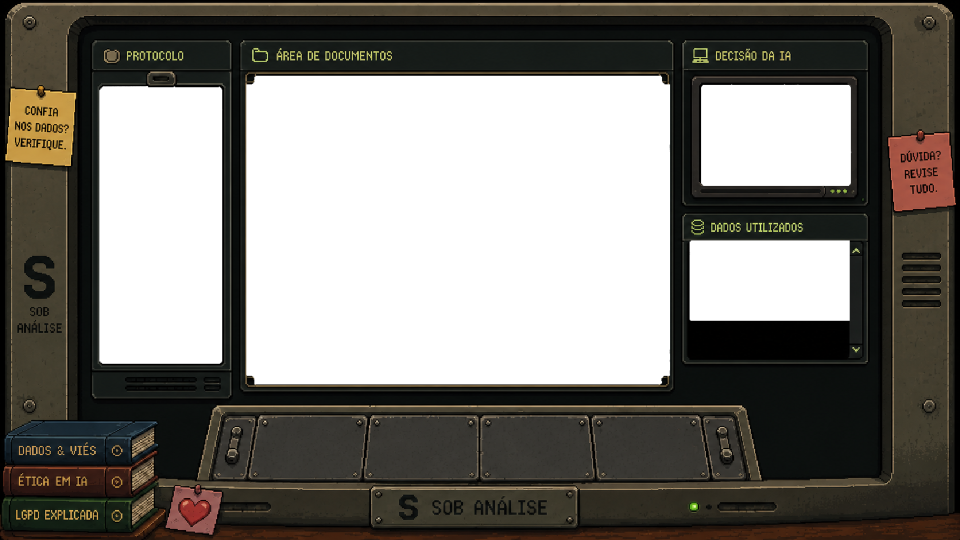
#> input picture assets/backgrounds/audit_base_v2.png, 1920 x 1080 px (shown at 1/2 size)
$ python sharpen_background.py
#> lines starting #> are read from the running program, lines starting #| are printed output that depends on the picture
"""Create a sharper copy of the fixed audit background without changing its layout."""

from __future__ import annotations

from pathlib import Path

from PIL import Image, ImageEnhance, ImageFilter


ROOT = Path(__file__).resolve().parents[1]
SOURCE = ROOT / "assets" / "backgrounds" / "audit_base_v2.png"
OUTPUT = ROOT / "assets" / "backgrounds" / "audit_base_v5.png"


def main() -> None:
    image = Image.open(SOURCE).convert("RGBA")
#> image is the input picture: PIL image 1920x1080 RGBA; mean R, G, B, A 28.1, 25.4, 19.9, 160.3
    sharpened = image.filter(ImageFilter.UnsharpMask(radius=1.0, percent=180, threshold=3))
    sharpened = ImageEnhance.Contrast(sharpened).enhance(1.035)

    # The original cutout ends early and hides the lower data rows behind black.
    # Restore transparency only inside that existing screen, leaving its bezel intact.
    pixels = sharpened.load()
    for y in range(482, 720):
        for x in range(1375, 1698):
            red, green, blue, _ = pixels[x, y]
            pixels[x, y] = (red, green, blue, 0)
    sharpened.save(OUTPUT, "PNG", optimize=True)
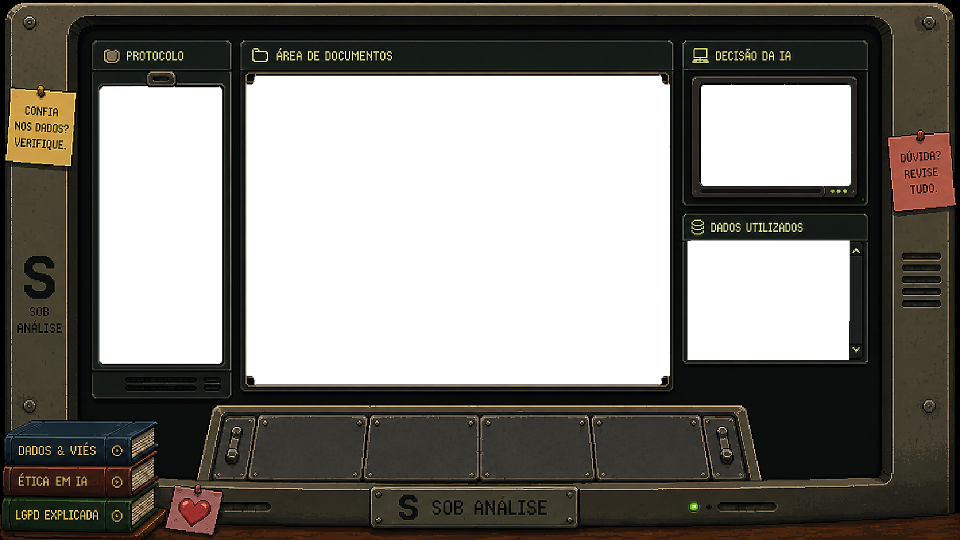
#> saved as audit_base_v5.png: PIL image 1920x1080 RGBA (shown at 1/2 size); mean R, G, B, A 29.1, 26.3, 20.4, 157.1; transparent parts drawn white
    print(f"Saved {OUTPUT}")


if __name__ == "__main__":
    main()
